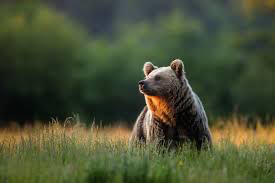
#> input picture image4.png, 275 x 183 px
$ python code4.py
#> lines starting #> are read from the running program, lines starting #| are printed output that depends on the picture
import cv2

# Read image
img = cv2.imread("image4.png")
#> img is the input picture: shape (183, 275, 3); mean B, G, R 52.2, 79.1, 71.5

if img is None:
    print("Error: Could not read image.")
else:
    # Flip vertically (0), horizontally (1), or both (-1)
    flip_vertical = cv2.flip(img, 0) #0 is for vertical flip
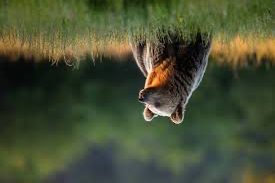
#> flip_vertical: shape (183, 275, 3); mean B, G, R 52.2, 79.1, 71.5
    flip_horizontal = cv2.flip(img, 1) #1 for horizontal flip
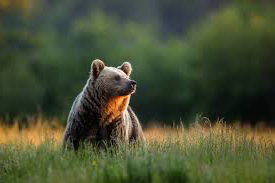
#> flip_horizontal: shape (183, 275, 3); mean B, G, R 52.2, 79.1, 71.5
    flip_both = cv2.flip(img, -1) #-1 for both
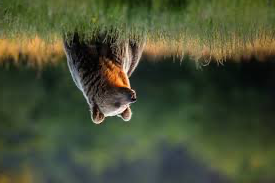
#> flip_both: shape (183, 275, 3); mean B, G, R 52.2, 79.1, 71.5

    # Show results
    cv2.imshow("Original", img)
    cv2.imshow("Flipped Vertically", flip_vertical)
    cv2.imshow("Flipped Horizontally", flip_horizontal)
    cv2.imshow("Flipped Both", flip_both)

    cv2.waitKey(0)
    cv2.destroyAllWindows()

$ run again, with image10.png copied over image4.png
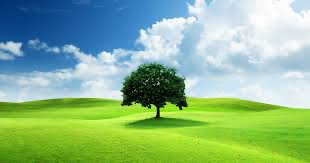
#> input picture image10.png, 310 x 163 px
#> img is the input picture: shape (163, 310, 3); mean B, G, R 140.2, 183.6, 140.1
#> `flip_horizontal = cv2.flip(img, 1)`:
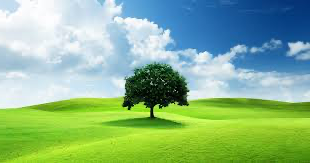
#> flip_horizontal: shape (163, 310, 3); mean B, G, R 140.2, 183.6, 140.1
#> `flip_both = cv2.flip(img, -1)`:
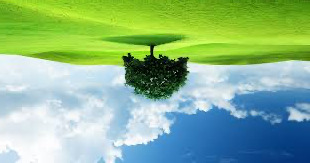
#> flip_both: shape (163, 310, 3); mean B, G, R 140.2, 183.6, 140.1

$ run again, with image11.png copied over image4.png
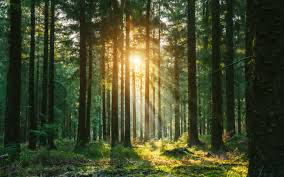
#> input picture image11.png, 284 x 177 px
#> img is the input picture: shape (177, 284, 3); mean B, G, R 43.4, 74.8, 69.4
#> `flip_horizontal = cv2.flip(img, 1)`:
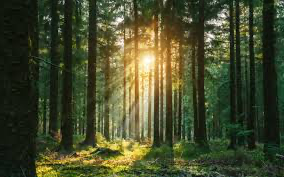
#> flip_horizontal: shape (177, 284, 3); mean B, G, R 43.4, 74.8, 69.4
#> `flip_both = cv2.flip(img, -1)`:
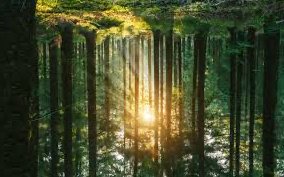
#> flip_both: shape (177, 284, 3); mean B, G, R 43.4, 74.8, 69.4

$ run again, with image12.png copied over image4.png
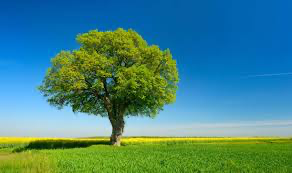
#> input picture image12.png, 292 x 173 px
#> img is the input picture: shape (173, 292, 3); mean B, G, R 130.8, 133.2, 69.2
#> `flip_horizontal = cv2.flip(img, 1)`:
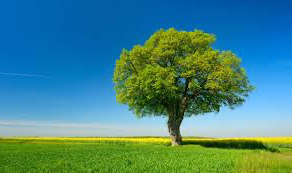
#> flip_horizontal: shape (173, 292, 3); mean B, G, R 130.8, 133.2, 69.2
#> `flip_both = cv2.flip(img, -1)`:
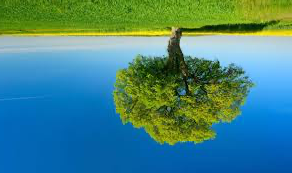
#> flip_both: shape (173, 292, 3); mean B, G, R 130.8, 133.2, 69.2
